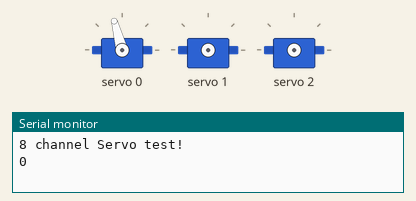
Simulated run of this sketch. Board: Arduino Uno, built with avr-gcc and run on an emulated ATmega328P. On the bench: 3 × servo, the last lines printed to the serial monitor.

Above: at 0.1 s.
At 10.2 s:
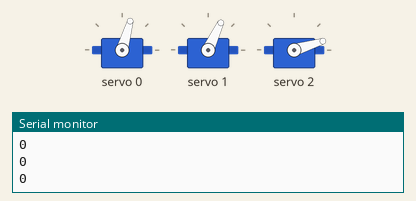
At 19.4 s:
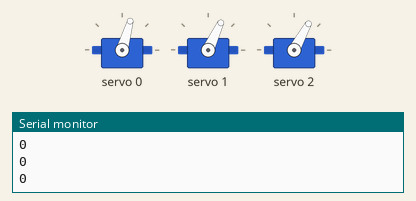
At 38.7 s:
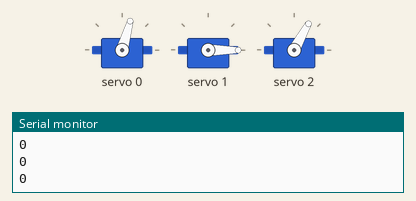
Timing chart, 0 to 40.0 s (numbered marks = the images above):
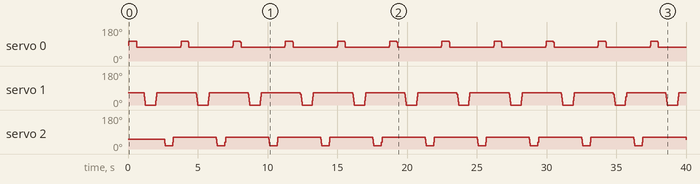

The sketch:

PCA9685_servo_program_1.ino
```cpp
#include <Wire.h>
#include <Adafruit_PWMServoDriver.h>

// called this way, it uses the default address 0x40
Adafruit_PWMServoDriver pwm = Adafruit_PWMServoDriver();
// you can also call it with a different address you want
//Adafruit_PWMServoDriver pwm = Adafruit_PWMServoDriver(0x41);
// you can also call it with a different address and I2C interface
//Adafruit_PWMServoDriver pwm = Adafruit_PWMServoDriver(&Wire, 0x40);

// Depending on your servo make, the pulse width min and max may vary, you
// want these to be as small/large as possible without hitting the hard stop
// for max range. You'll have to tweak them as necessary to match the servos you
// have!
#define SERVOMIN  350 // this is the 'minimum' pulse length count (out of 4096)
#define SERVOMAX  500// this is the 'maximum' pulse length count (out of 4096)

// our servo # counter
uint8_t servonum = 0;

void setup() {
  Serial.begin(9600);
  Serial.println("8 channel Servo test!");

  pwm.begin();

  pwm.setPWMFreq(60);  // Analog servos run at ~60 Hz updates

  delay(10);
}

// you can use this function if you'd like to set the pulse length in seconds
// e.g. setServoPulse(0, 0.001) is a ~1 millisecond pulse width. its not precise!
/*
   void setServoPulse(uint8_t n, double pulse) {
  double pulselength;

  pulselength = 1000000;   // 1,000,000 us per second
  pulselength /= 60;   // 60 Hz
  Serial.print(pulselength); Serial.println(" us per period");
  pulselength /= 4096;  // 12 bits of resolution
  Serial.print(pulselength); Serial.println(" us per bit");
  pulse *= 1000000;  // convert to us
  pulse /= pulselength;
  Serial.println(pulse);
  pwm.setPWM(n, 0, pulse);
  }
*/

void loop() {
  // Drive each servo one at a time
  Serial.println(servonum);
  for (uint16_t pulselen = 320; pulselen < 400; pulselen++) {
    pwm.setPWM(0, 0, pulselen);
  }

  delay(500);
  for (uint16_t pulselen = 400; pulselen > 320; pulselen--) {
    pwm.setPWM(0, 0, pulselen);
  }

  delay(500);
  for (uint16_t pulselen = 300; pulselen > 0; pulselen--) {
    pwm.setPWM(1, 0, pulselen);
  }
  delay(500);
  for (uint16_t pulselen = 0; pulselen < 300; pulselen++) {
    pwm.setPWM(1, 0, pulselen);
  }

  delay(500);
  for (uint16_t pulselen = 290; pulselen > 175; pulselen--) {
    pwm.setPWM(2, 0, pulselen);
  }
  delay(500);
  for (uint16_t pulselen = 175; pulselen < 290; pulselen++) {
    pwm.setPWM(2, 0, pulselen);
  }

  delay(500);

}
```

Measured:
- by itself, servo 2: repeats every 3.7 s: 17° 0.54 s, 37° 0.05 s, 61° 3.1 s, 52° 0.04 s, 31° 0.03 s
